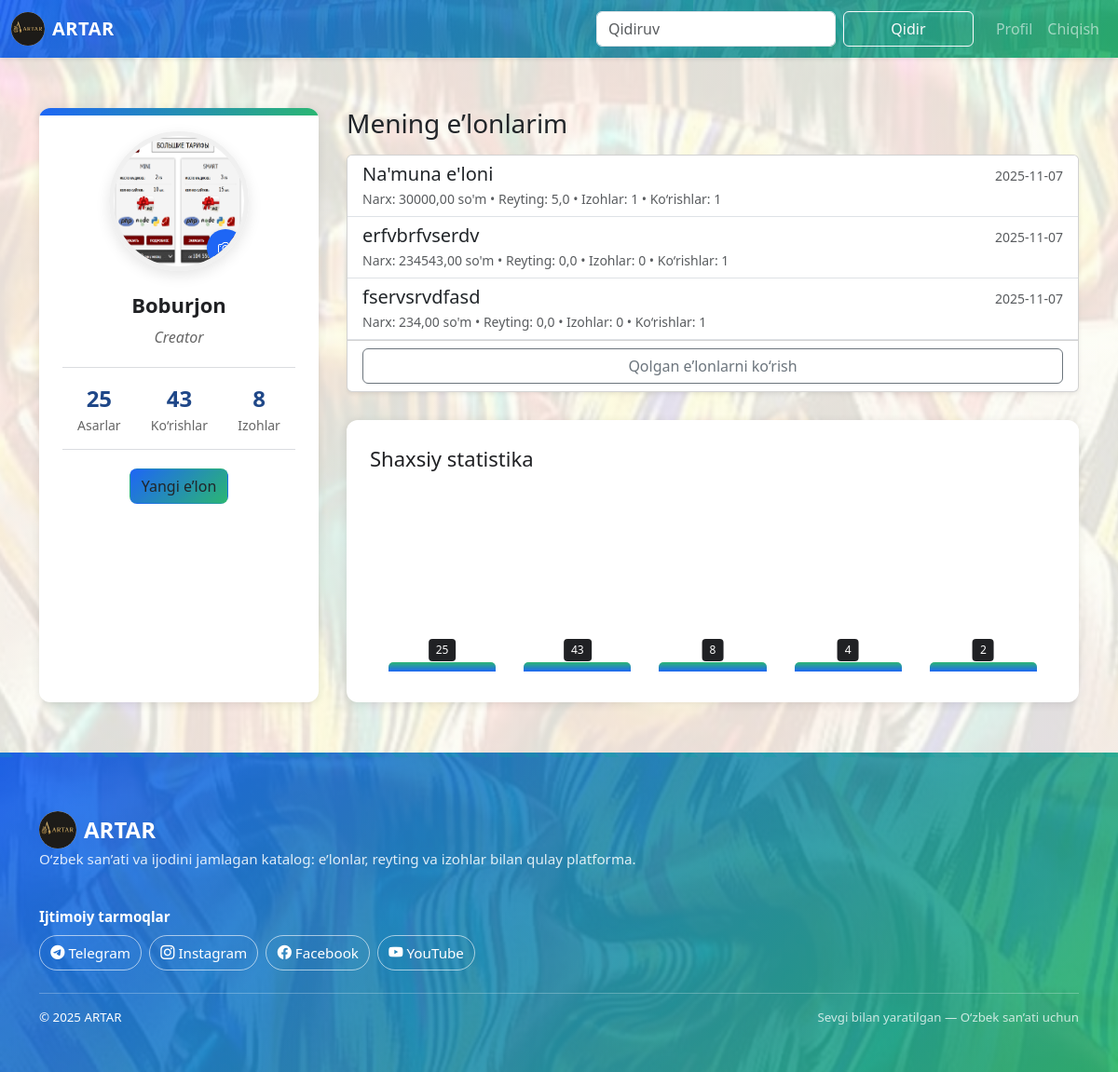
The page /accounts/dashboard/ (signed in) on the database its author committed.
### accounts/models.py (models this page shows, shortened)
class Profile(models.Model):
    user = models.OneToOneField(User, on_delete=models.CASCADE, related_name='profile')
    contact = models.CharField(max_length=255, blank=True)
    bio = models.TextField(blank=True)
    avatar = models.ImageField(upload_to=avatar_upload_to, blank=True, null=True)
    telegram = models.URLField(blank=True)
    instagram = models.URLField(blank=True)
    youtube = models.URLField(blank=True)

### catalog/models.py (models this page shows, shortened)
class Artwork(models.Model):
    author = models.ForeignKey(User, on_delete=models.CASCADE, related_name='artworks')
    title = models.CharField(max_length=200)
    slug = models.SlugField(max_length=220, unique=True, blank=True)
    description = models.TextField(blank=True)
    price = models.DecimalField(max_digits=12, decimal_places=2, validators=[MinValueValidator(0)])
    contact = models.CharField(max_length=255)
    category = models.ForeignKey(Category, on_delete=models.SET_NULL, null=True, related_name='artworks')
    created = models.DateTimeField(auto_now_add=True)
    updated = models.DateTimeField(auto_now=True)
    class Meta:
        ordering = ['-created']
        indexes = [models.Index(fields=['slug'])]

### accounts/views.py (the view)
# urls.py: path('dashboard/', views.dashboard, name='dashboard'),
@login_required
def dashboard(request):
    arts = (
        Artwork.objects.filter(author=request.user)
        .annotate(
            views_count=Count('views'),
            avg_rating=Avg('ratings__value'),
            comments_count=Count('comments'),
        )
        .select_related('category')
        .prefetch_related('images')
        .order_by('-created')
    )
    comments = (
        Comment.objects.filter(artwork__author=request.user)
        .select_related('user', 'artwork')
        .order_by('-created')[:20]
    )
    total_arts = arts.count()
    total_comments = comments.count()
    total_views = arts.aggregate(s=Sum('views_count'))['s'] or 0
    metrics = [
        ("Asarlar", total_arts),
        ("Ko‘rishlar", total_views),
        ("Izohlar", total_comments),
        ("Reytinglar", int(arts.aggregate(r=Avg('avg_rating'))['r'] or 0)),
        ("Kategoriyalar", arts.values('category').distinct().count()),
    ]
    max_val = max([v for _, v in metrics] + [1])
    stats_bars = [{
        'label': label,
        'value': value,
        'percent': int((value / max_val) * 100) if max_val else 0
    } for label, value in metrics]
    ctx = {
        'arts': arts,
        'comments': comments,
        'total_arts': total_arts,
        'total_comments': total_comments,
        'total_views': total_views,
        'stats_bars': stats_bars,
    }
    return render(request, 'accounts/dashboard.html', ctx)

### catalog/context_processors.py (called while the page is built)
def nav_categories(request):
    return {"nav_categories": Category.objects.all()}

### templates/accounts/dashboard.html (shortened to what this page needs)
{% extends 'base.html' %}
{% block content %}
<div class="main-content profile-grid">
  <div class="profile-card">
    <div class="avatar-container">
      {% if user.profile.avatar %}
        <img src="{{ user.profile.avatar.url }}" alt="avatar" class="avatar-placeholder">
      {% else %}
        <div class="avatar-placeholder"><span class="bi bi-person" style="font-size:3rem;"></span></div>
      {% endif %}
      <a href="{% url 'accounts:profile_edit' %}" class="avatar-upload"><span class="bi bi-camera"></span></a>
    </div>
    <div class="username">{{ user.username }}</div>
    <div class="user-bio">{{ user.profile.bio|default:"Bio yozilmagan" }}</div>
    <div class="profile-stats">
      <div class="stat">
        <div class="stat-value">{{ total_arts }}</div>
        <div class="stat-label">Asarlar</div>
      </div>
      <div class="stat">
        <div class="stat-value">{{ total_views }}</div>
        <div class="stat-label">Ko‘rishlar</div>
      </div>
      <div class="stat">
        <div class="stat-value">{{ total_comments }}</div>
        <div class="stat-label">Izohlar</div>
      </div>
    </div>
    <div class="profile-actions">
      <a href="{% url 'catalog:create' %}" class="btn">Yangi e’lon</a>
    </div>
  </div>
  <div>
    <h3 class="mb-3">Mening e’lonlarim</h3>
    <div class="card shadow-sm mb-3">
      <div class="list-group list-group-flush">
        {% for art in arts|slice:":3" %}
        <a class="list-group-item list-group-item-action" href="{% url 'catalog:detail' art.slug %}">
          <div class="d-flex w-100 justify-content-between align-items-center">
            <h5 class="mb-1">{{ art.title }}</h5>
            <small class="text-muted">{{ art.created|date:"Y-m-d" }}</small>
          </div>
          <div class="small text-muted">Narx: {{ art.price }} so'm • Reyting: {{ art.avg_rating|default:0|floatformat:1 }} • Izohlar: {{ art.comments_count }} • Ko‘rishlar: {{ art.views_count }}</div>
        </a>
        {% endfor %}
      </div>
      {% if arts|length > 3 %}
      <div class="card-footer bg-transparent">
        <button class="btn btn-outline-secondary w-100" data-bs-toggle="collapse" data-bs-target="#moreArts" aria-expanded="false" aria-controls="moreArts">Qolgan e’lonlarni ko‘rish</button>
      </div>
      {% endif %}
    </div>
    <div class="stats-section">
      <div class="stats-title">Shaxsiy statistika</div>
      <div class="chart">
        {% for b in stats_bars %}
        <div class="chart-bar" data-label="{{ b.label }}" style="height: {{ b.percent }}%;">
          <div class="chart-value">{{ b.value }}</div>
        </div>
        {% endfor %}
      </div>
    </div>
    </div>
  </div>
{% endblock %}
{% load static qparams %}
{% user_listing_stats request.user as stats %}
      {% url 'catalog:create' as create_url_fallback %}
      {% url 'accounts:profile_edit' as profile_edit_url_fallback %}

### static/css/site.css (style rules this page uses)
:root { --primary-color: #00A79D; --secondary-color: #1F4788; --accent-color: #B03A2E; --background-light: #FDFDF6; --filter-active-bg: #E6F4F3; --grad-start: #1e66f5; --grad-end: #2bb673; --btn-h: 44px; }
body { background-color: var(--background-light); }
body.uzb-bg { position: relative; }
body.uzb-bg::before { content:""; position: fixed; inset:0; z-index:-1; background: repeating-linear-gradient(60deg, rgba(30,102,245,.10) 0 24px, rgba(234,34,94,.10) 24px 48px, rgba(255,193,7,.10) 48px 72px, rgba(43,182,115,.10) 72px 96px, rgba(121,68,172,.10) 96px 120px ); filter: saturate(1.1) blur(0.5px); }
.filter-section, .profile-card, .profile-form, .stats-section, .card, .product-card { background-color:#fff; }
.main-content.profile-grid { display:grid; grid-template-columns: 300px 1fr; gap:30px; margin:30px 0; }
.profile-card { background:#fff; border-radius:12px; box-shadow:0 2px 10px rgba(0,0,0,.1); padding:25px; text-align:center; position:relative; overflow:hidden; }
.profile-card::before { content:""; position:absolute; top:0; left:0; width:100%; height:8px; background:linear-gradient(90deg, var(--grad-start), var(--grad-end)); }
.avatar-container { position:relative; width:150px; height:150px; margin:0 auto 20px; border-radius:50%; overflow:hidden; border:5px solid #f0f0f0; box-shadow:0 5px 15px rgba(0,0,0,.1); }
.avatar-placeholder { width:100%; height:100%; display:flex; align-items:center; justify-content:center; background:#e0e0e0; color:#999; }
.avatar-upload { position:absolute; bottom:0; right:0; width:40px; height:40px; border-radius:50%; background:var(--grad-start); color:#fff; display:flex; align-items:center; justify-content:center; box-shadow:0 2px 5px rgba(0,0,0,.2); }
.username { font-size:22px; font-weight:600; color:#202124; margin-bottom:6px; }
.user-bio { color:#666; font-style:italic; margin-bottom:16px; }
.profile-stats { display:flex; justify-content:space-around; margin:20px 0; border-top:1px solid #dadce0; border-bottom:1px solid #dadce0; padding:15px 0; }
.stat-value { font-size:24px; font-weight:700; color:var(--secondary-color); }
.stat-label { font-size:14px; color:#666; }
.profile-actions .btn { background:linear-gradient(135deg, var(--grad-start), var(--grad-end)); border-radius:8px; }
.stats-section { background:#fff; border-radius:12px; box-shadow:0 2px 10px rgba(0,0,0,.1); padding:25px; margin-top:30px; }
.stats-title { font-size:22px; margin-bottom:12px; color:#202124; }
.chart { display:flex; align-items:flex-end; height:200px; gap:30px; padding:0 20px; }
.chart-bar { flex:1; min-height:10px; border-radius:5px 5px 0 0; background:linear-gradient(to top, var(--grad-start), var(--grad-end)); position:relative; cursor:pointer; }
.chart-value { position:absolute; top:-25px; left:50%; transform:translateX(-50%); background:#202124; color:#fff; padding:3px 8px; border-radius:4px; font-size:12px; }
:root { --bg-image: url('/static/img/ikat-bg.png'); }
body.uzb-bg::before { background-image: linear-gradient(rgba(253,253,246,.88), rgba(253,253,246,.88)), var(--bg-image); background-size: cover; background-position: center; background-attachment: fixed; }

### rows shown on the page
Artwork: title "Na'muna e'loni", created "2025-11-07", price "30000,00", avg_rating "5,0", comments_count "1", views_count "1"
Artwork: title "erfvbrfvserdv", created "2025-11-07", price "234543,00", avg_rating "0,0", comments_count "0", views_count "1"
Artwork: title "fservsrvdfasd", created "2025-11-07", price "234,00", avg_rating "0,0", comments_count "0", views_count "1"

### other values the page prints
{{ user.username }} "Boburjon"
{{ user.profile.bio|default:"Bio yozilmagan" }} "Creator"
{{ total_arts }} "25"
{{ total_views }} "43"
{{ total_comments }} "8"
{{ b.value }} "25" "43" "8" "4" "2"
